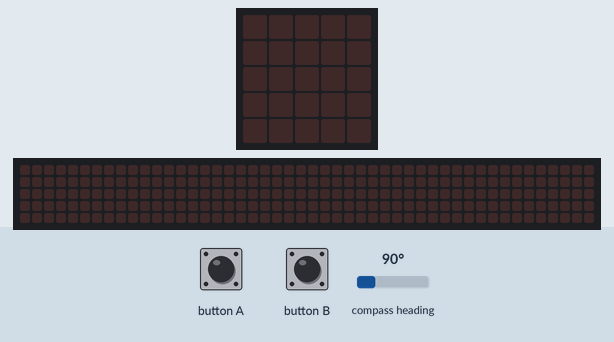
The program below on a simulated BBC micro:bit (MakeCode). Shown: the board's 5×5 LED display, a strip that is not on the board, showing the scrolling text unrolled. The test bench sets the inputs (shaded band); at power-on: compass heading 90°. The 48×5 strip is a reading aid, not a part: it shows the text the display is scrolling, unrolled, one strip-width of it at a time; the compass is already calibrated.

Above: at 1.2 s.
1.3 s: button B pressed for 0.15 s
At 3.92 s:
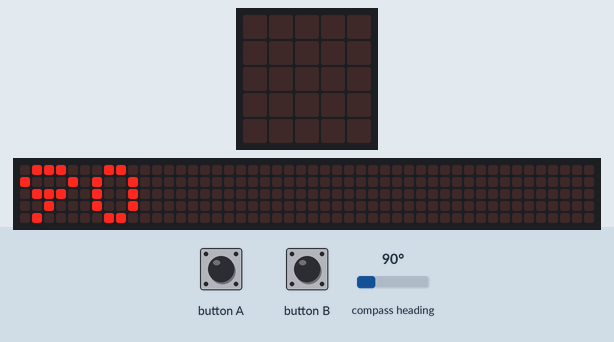
4.3 s: button A pressed for 0.15 s
At 4.9 s:
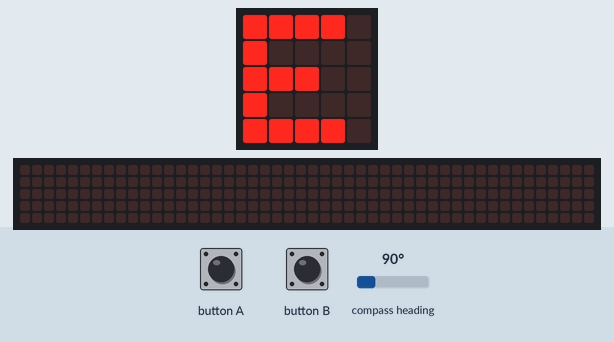
6.6 s: button B pressed for 0.15 s
At 6.97 s:
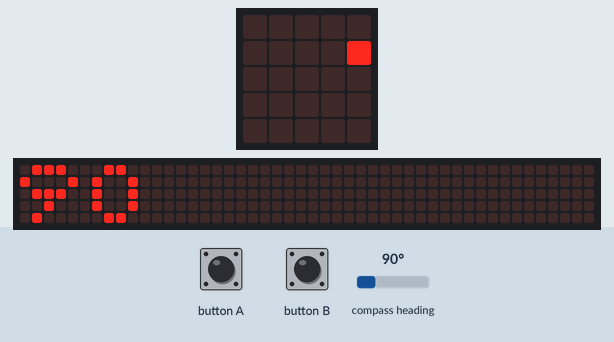
Timing chart, 0 to 9.6 s (numbered marks = the images above; inputs shaded):
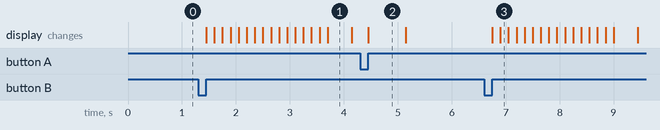

The program:

main.ts
```typescript
let varGradi = 0
input.onButtonPressed(Button.A, function () {
    varGradi = input.compassHeading()
    if (varGradi < 45) {
        basic.showString("N")
    } else if (varGradi < 135) {
        basic.showString("E")
    } else if (varGradi < 225) {
        basic.showString("S")
    } else if (varGradi < 315) {
        basic.showString("O")
    } else {
        basic.showString("N")
    }
    basic.pause(5000)
    basic.clearScreen()
})
input.onButtonPressed(Button.B, function () {
    varGradi = input.compassHeading()
    basic.showString("" + (varGradi))
    basic.pause(1000)
    basic.clearScreen()
})
```

test.ts
```typescript
// i test vanno qui; questi non saranno compilati quando questo pacchetto viene usato come estensione.
```

Measured:
- after the input at 1.3 s, the display: changes after 0.15 s (image 1)
- after the input at 4.3 s, the display: changes after 0.15 s (image 2)
- after the input at 6.6 s, the display: first changes after 0.15 s (image 3 shows a later state)
- what the display in image 1 shows lasts 0.5 s, from 3.7 s to 4.2 s
- what the display in image 2 shows lasts 0.7 s, from 4.5 s to 5.2 s
